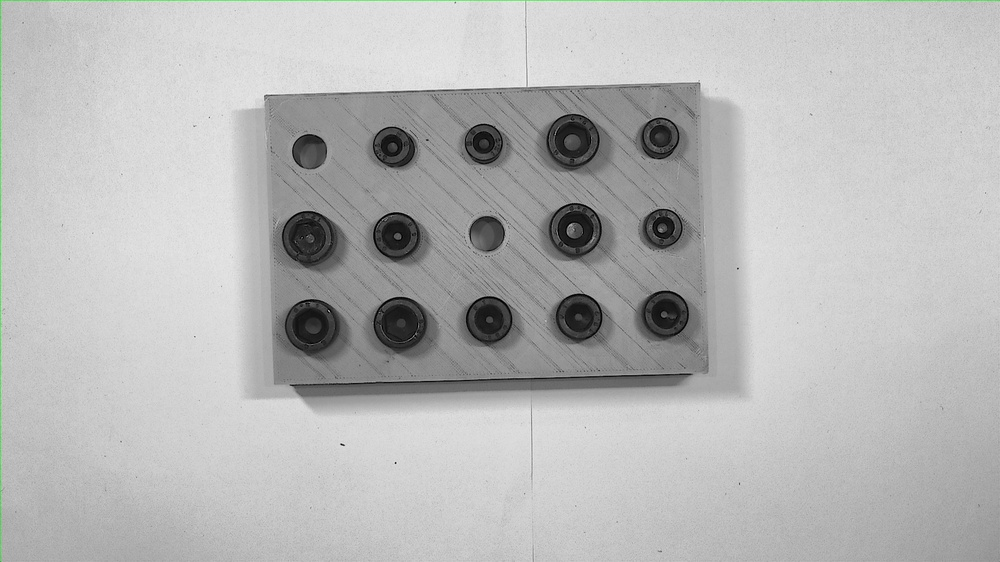
#> input picture utils/big.jpg, 1000 x 562 px, shrunk from 1920 x 1080 before the run
$ python -i get_center_show.py   (imports and definitions only)
#> lines starting #> are read from the running program, lines starting #| are printed output that depends on the picture; after the words box and inside, x2 and y2 are one past the last pixel; in counts of white or black regions, pixels touching at a corner belong together
#> further down, picture is the input picture: shape (562, 1000, 3); mean B, G, R 182.6, 183, 182.6
from PIL import Image
import cv2
import matplotlib.pyplot as plt
import numpy as np

def hufu_center(img):
    GrayImage=cv2.cvtColor(img,cv2.COLOR_BGR2GRAY)
    GrayImage= cv2.medianBlur(GrayImage,5)
    th2 = cv2.adaptiveThreshold(GrayImage,255,cv2.ADAPTIVE_THRESH_MEAN_C,
                        cv2.THRESH_BINARY,3,5)
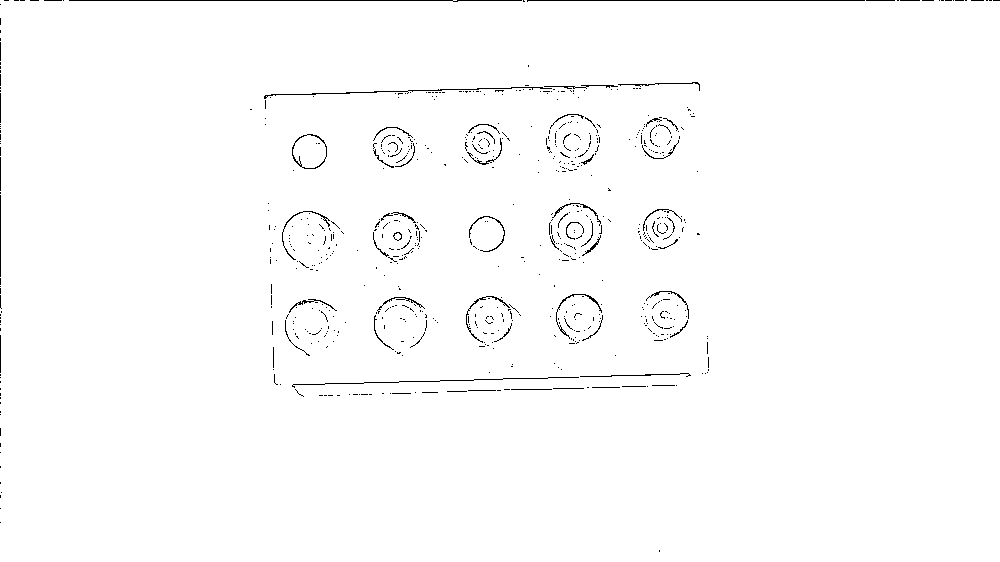
#> th2: shape (562, 1000); 98.8% white; black in thin lines or dots

    kernel = np.ones((5,5),np.uint8)
    erosion = cv2.erode(th2,kernel,iterations=1)
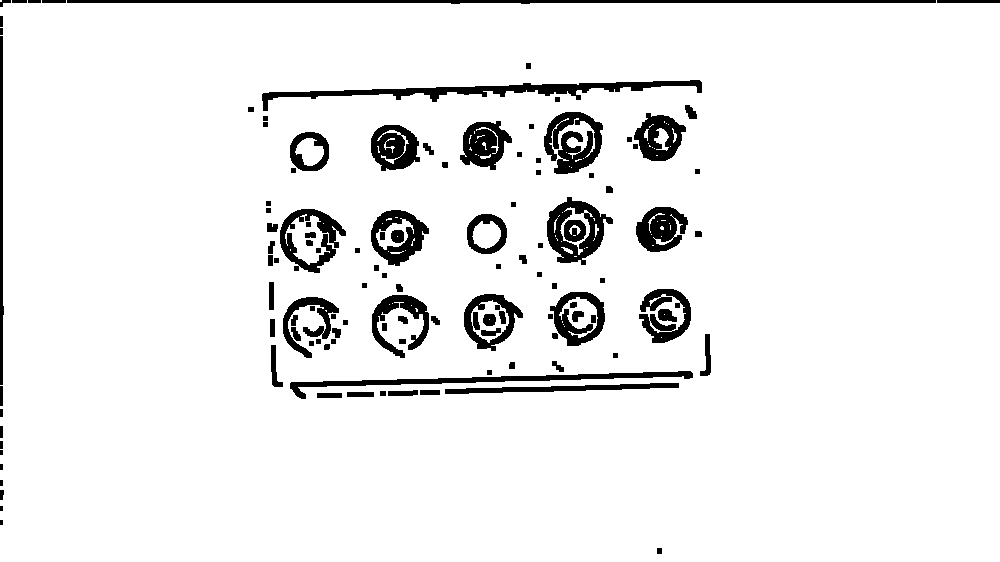
#> erosion: shape (562, 1000); 93.4% white; 118 black regions (5 under 20 px), largest, box (x1, y1, x2, y2) and area: (262, 80, 702, 111) 3135, (67, 0, 936, 4) 2625, (290, 371, 693, 399) 2186

    imgray=cv2.Canny(erosion,30,100)
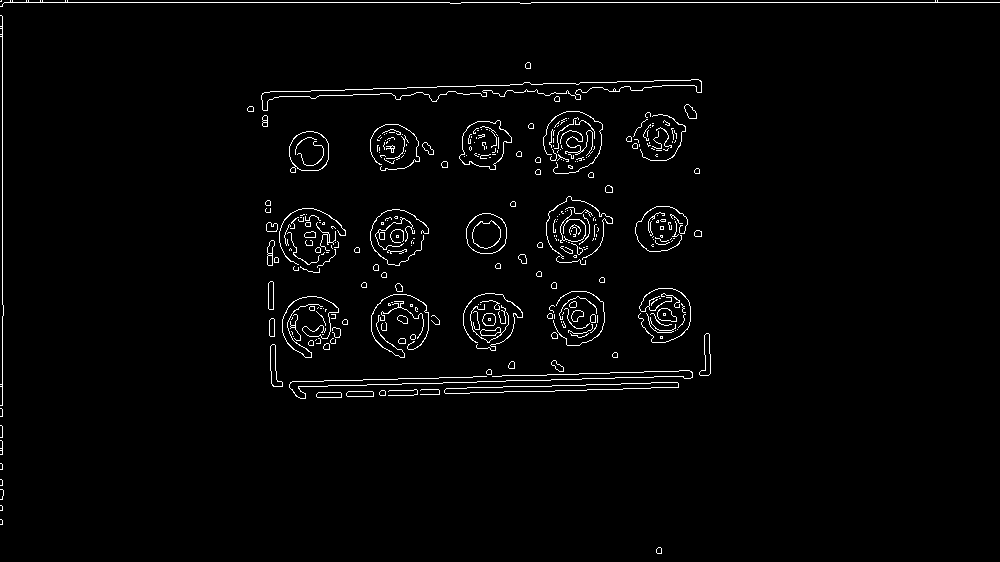
#> imgray: shape (562, 1000); 2.1% white in thin lines or dots
    circles = cv2.HoughCircles(imgray, cv2.HOUGH_GRADIENT, 1, 20,
                             param1=50, param2=50, minRadius=30, maxRadius=100)
#> circles = [[424.5, 319.5, 74.1]]
    cx = 0
    cy = 0
    if circles is not None:
        circles = np.uint16(np.around(circles))
#> circles = [[424, 320, 74]]
        for i in circles[0,:]:
            # draw the outer circle
            cv2.circle(img,(i[0],i[1]),i[2],(255,0,0),2)
            # draw the center of the circle
            cv2.circle(img,(i[0],i[1]),2,(0,0,255),3)
            cx,cy = i[0],i[1]
#> this loop made 1 pass
#> (i, cx, cy) on pass 1: ([424, 320, 74], 424, 320)
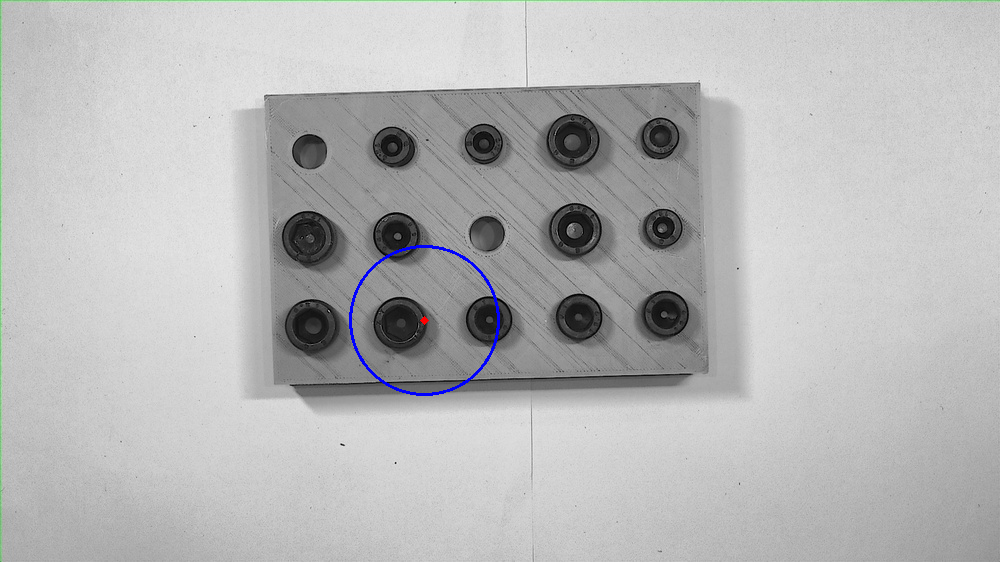
#> img: shape (562, 1000, 3); 0.25% of pixels changed, all inside (x1, y1, x2, y2) = (349, 245, 500, 396)
        print(len(circles[0,:]))
#| 1
        cv2.imshow('detected circles',img)
    cv2.waitKey(0)
    cv2.destroyAllWindows()

    return cx,cy

>>> import cv2
>>> picture = cv2.imread('../utils/big.jpg')
>>> result = hufu_center(picture)
#> result = (424, 320)
